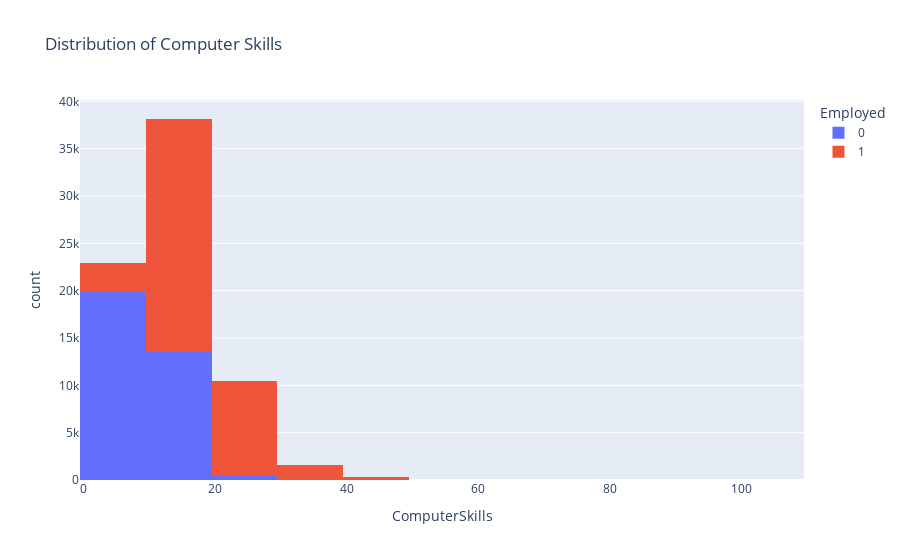

Here is the notebook cell this chart was saved with:
### Code cell
# view the distribution of our computer skills column
px.histogram(data_frame=df, x='ComputerSkills',nbins=20,color='Employed', title='Distribution of Computer Skills', 
             labels=['Not Employed', 'Employed'])

### Figure 1 — Plotly figure (JSON) as saved in the notebook; plotly's stock layout.template omitted (floating-point values rounded to 4 significant figures; data arrays with more than 128 entries replaced by an {"elided": "..."} marker saying what was removed)
{"data": [{"alignmentgroup": "True", "bingroup": "x", "hovertemplate": "Employed=0<br>ComputerSkills=%{x}<br>count=%{y}<extra></extra>", "legendgroup": "0", "marker": {"color": "#636efa", "pattern": {"shape": ""}}, "name": "0", "nbinsx": 20, "offsetgroup": "0", "orientation": "v", "showlegend": true, "type": "histogram", "x": {"elided": "34070 int values"}, "xaxis": "x", "yaxis": "y"}, {"alignmentgroup": "True", "bingroup": "x", "hovertemplate": "Employed=1<br>ComputerSkills=%{x}<br>count=%{y}<extra></extra>", "legendgroup": "1", "marker": {"color": "#EF553B", "pattern": {"shape": ""}}, "name": "1", "nbinsx": 20, "offsetgroup": "1", "orientation": "v", "showlegend": true, "type": "histogram", "x": {"elided": "39392 int values"}, "xaxis": "x", "yaxis": "y"}], "layout": {"barmode": "relative", "legend": {"title": {"text": "Employed"}, "tracegroupgap": 0}, "title": {"text": "Distribution of Computer Skills"}, "xaxis": {"anchor": "y", "domain": [0, 1], "title": {"text": "ComputerSkills"}}, "yaxis": {"anchor": "x", "domain": [0, 1], "title": {"text": "count"}}}}
